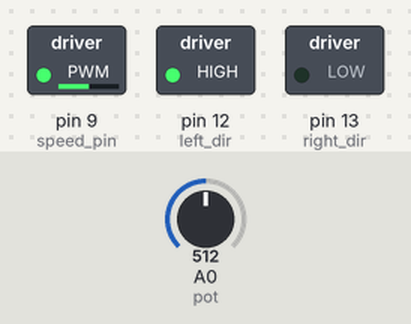
This sketch was run on a simulated Arduino Uno, built with avr-gcc and run on an emulated ATmega328P. On the bench: switched loads named in the sketch (green lamp = pin HIGH). The inputs (shaded band) are chosen by the test bench; at power-on: A0 (pot) = 512.

Above: at 1.2 s.
1.3 s: A0 (pot) set to 716
At 2.0 s:
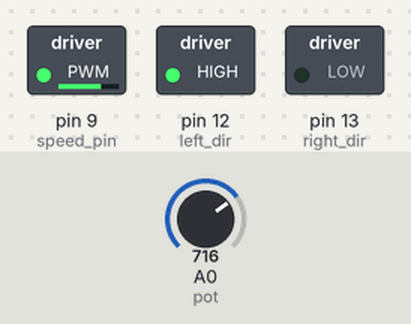
2.8 s: A0 (pot) set to 900
At 3.1 s:
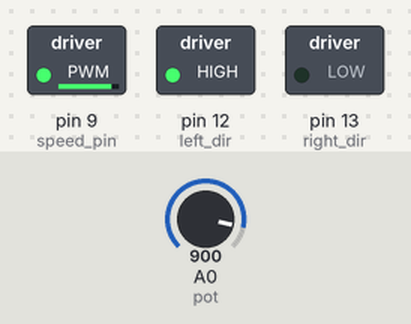
4.3 s: A0 (pot) set to 122
At 5.5 s:
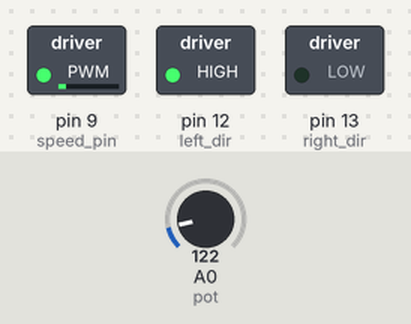
5.8 s: A0 (pot) set to 0
At 6.6 s:
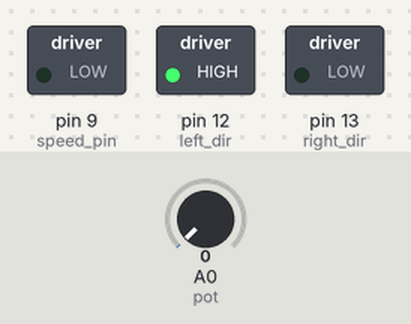
Timing chart, 0 to 8.3 s (numbered marks = the images above; inputs shaded):
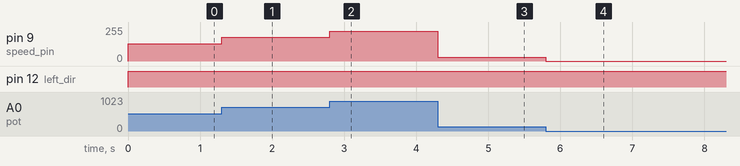

The sketch:

finalMotorControl0.ino
```cpp
int speed;
int pot = A0;
int right = 2;
int left = 1;
int speed_pin = 9;
int right_dir = 13;
int left_dir = 12;

void setup() {
  pinMode(right_dir, OUTPUT);
  pinMode(left_dir, OUTPUT);
  pinMode(right, INPUT);
  pinMode(left, INPUT);
}

void loop() {
  speed = analogRead(pot)/4;
  analogWrite(speed_pin, speed);

  if(right == HIGH){
    digitalWrite(right_dir, HIGH);
    digitalWrite(left_dir, LOW);
  }else if(left == HIGH){
    digitalWrite(left_dir, HIGH);
    digitalWrite(right_dir, LOW);
  }else{
    digitalWrite(right_dir, LOW);
    digitalWrite(left_dir, LOW);
  }
}
```

Measured:
- after the input at 1.3 s, pin 9 (speed_pin): 128/255 → 179/255 at once
- after the input at 2.8 s, pin 9 (speed_pin): 179/255 → 225/255 at once
- after the input at 4.3 s, pin 9 (speed_pin): 225/255 → 30/255 at once
- after the input at 5.8 s, pin 9 (speed_pin): 30/255 → 0/255 at once
